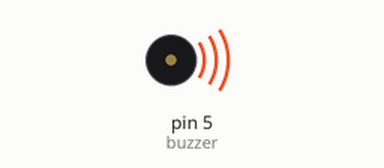
Recording of a sketch running on a simulated Arduino Uno, built with avr-gcc and run on an emulated ATmega328P. Shown: buzzer (waves = sounding).

Above: at 0.5 s.
Timing chart, 0 to 4.6 s (numbered marks = the images above):
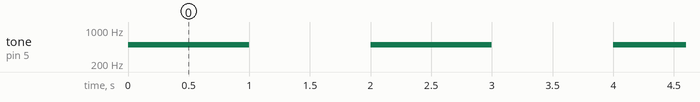

Measured:
- by itself, tone on pin 5 (buzzer): alternates 500 Hz for 1.0 s and silent for 1.0 s

The sketch:

buzzer.ino
```cpp
const int buzzer = 5;

void setup() {
  pinMode(buzzer, OUTPUT);

}

void loop() {
  tone(buzzer, 500);
  delay(1000);
  noTone(buzzer);
  delay(1000);
}
```
